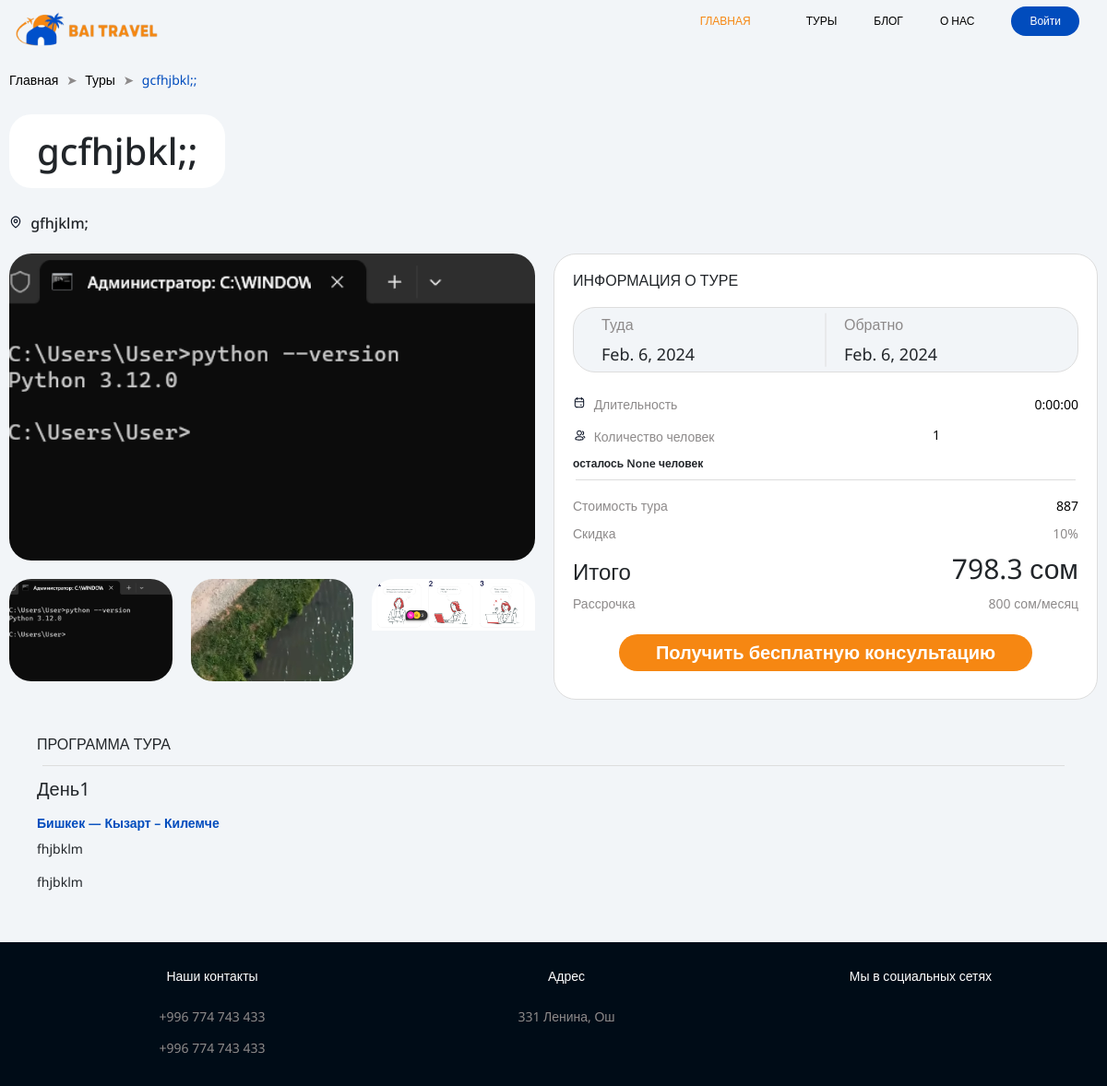
/tour_detail/1, run on an earlier commit of the app's database.
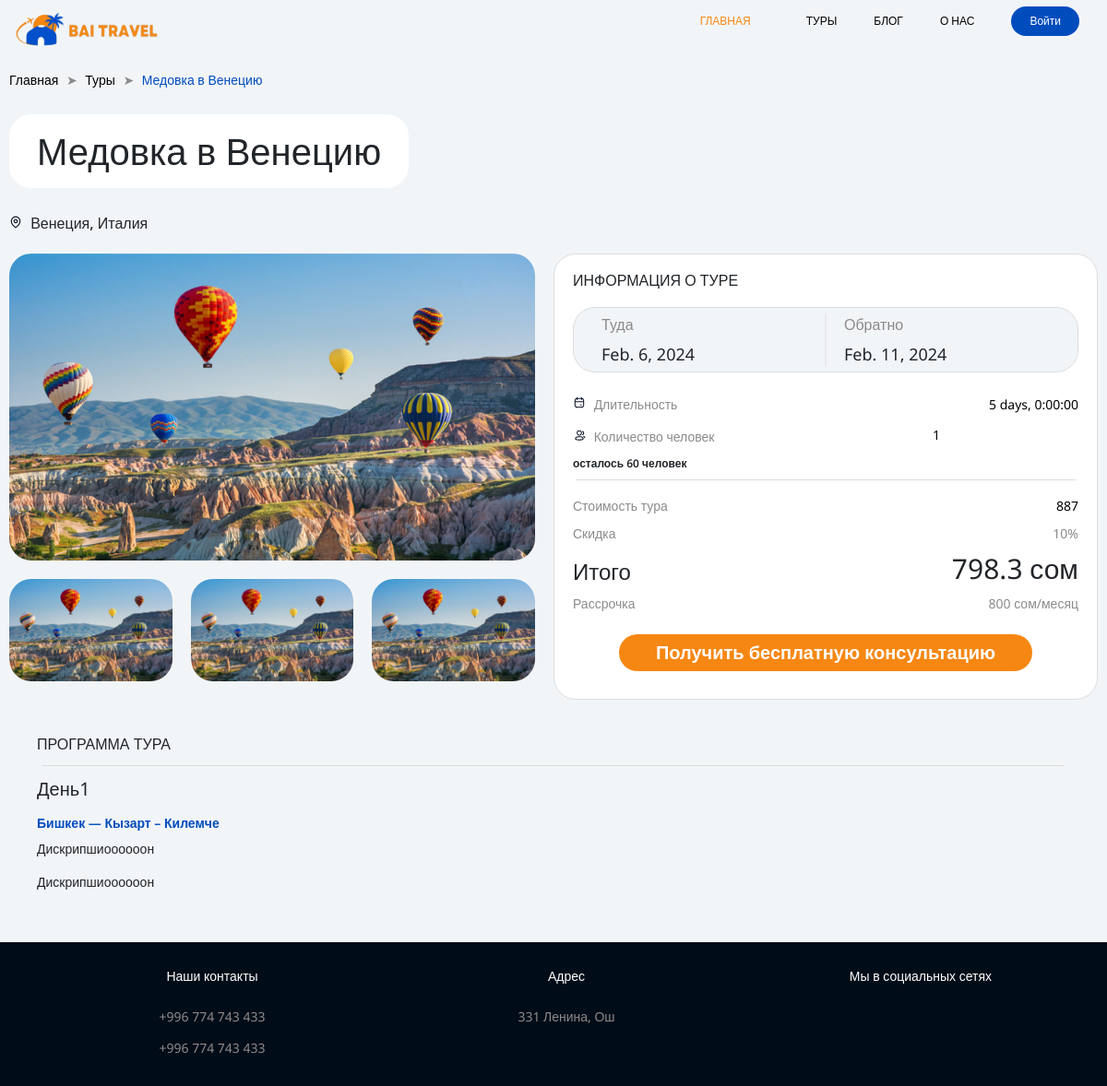
And on a later commit of the database.
### tour/models.py (models this page shows, shortened)
class Tours(models.Model):
    name = models.CharField(max_length=255)
    description = models.TextField()
    data_provedenya_start = models.DateField()
    data_provedenya_end = models.DateField()
    total_people = models.IntegerField(null=True, blank=True)
    place = models.CharField(max_length=100)
    price_of_tour = models.IntegerField()
    discount = models.IntegerField(blank=True,null=True)
    @property
    def discount_price(self):
        if self.discount:
            price = (self.price_of_tour/100)*self.discount
            return self.price_of_tour-price
        return self.price_of_tour
    @property
    def photo(self):
        return self.photos.first().photo

class PhotoTours(models.Model):
    photo = models.ImageField(upload_to='uploads/images/')
    tour = models.ForeignKey(Tours,on_delete=models.CASCADE,related_name="photos")

### tour/views.py (the view)
# urls.py: path('tour_detail/<int:id>', views.tour_detail, name='tour_detail'),
def tour_detail(request,id):
    tour = Tours.objects.get(id=id)
    duration = tour.data_provedenya_end-tour.data_provedenya_start
    context = {'tour':tour, 'duration':duration }
    return render(request,'tour/tour-detail.html', context)

### tour/templates/tour/tour-detail.html (shortened to what the changed rows need)
{% extends 'tour/base.html' %}
{%  load static %}
{% block content %}
<body id="body">
<div class="container">
<div class="tour__container">
    <div class="routs">
        <a href="{% url 'main' %}" class="routs__item">
            Главная
        </a>
        <a href="{% url 'tours' %}" class="routs__item">
            Туры
        </a>
        <a href="#" class="routs__item">
            {{tour.name}}
        </a>
    </div>
    <div id="{{tour.id}}" class="tour__name">{{ tour.name}}</div>
    <div class="tour__location">
        <span class="icon tour__icon">
        </span>
        {{tour.place}}
    </div>
    <div class="tour__body">
        <div class="tour__img-block">
            <div class="tour__main-img">
                <img src="{{ tour.photo.url}}" alt="">
            </div>
            <div class="tour__sub-imgs">
            {% for img in tour.photos.all %}
                <div class="tour__inner-img">
                    <div class="tour__sub-img">
                    <img src="{{ img.photo.url}}" alt="">
                    </div>
                </div>
            {% endfor %}
            </div>
        </div>
        <div class="tour__info-block">
            <div class="tour__info-title">Информация о туре</div>
            <div class="tour__schedule">
                <div class="tour__schedule-item">
                    <div class="tour__schedule-title">Туда</div>
                    <div class="tour__schedule-date"> {{tour.data_provedenya_start}} </div>
                </div>
                <div class="tour__schedule-item">
                    <div class="tour__schedule-title">Обратно</div>
                    <div class="tour__schedule-date">{{tour.data_provedenya_end}}</div>
                </div>
            </div>
            <div class="tour__info-item">
                <div class="tour__info-secondary-text">
                    <span class="icon tour__icon">
                    </span>
                    Длительность
                </div>
                <div class="tour__info-primary-text">
                    {{duration}}
                </div>
            </div>
            <div class="tour__info-item">
                <div class="tour__info-secondary-text">
                </div>
                <div class="tour__info-primary-text">
                </div>
            </div>
            <div class="tour__notice-text">осталось {{tour.total_people}} человек</div>
            <div class="tour__line line"></div>
            <div class="tour__info-item">
                <div class="tour__info-secondary-text">
                    Стоимость тура
                </div>
                <div class="tour__info-primary-text">
                    {{tour.price_of_tour}}
                </div>
            </div>
            <div class="tour__info-item">
                <div class="tour__info-secondary-text">
                    Скидка
                </div>
                <div class="tour__info-secondary-text">
                    {{tour.discount}}%
                </div>
            </div>
            <div class="tour__info-item">
                <div class="tour__total-text">Итого</div>
                <div class="tour__total-price">{{tour.discount_price}} сом</div>
            </div>
            <div class="tour__info-item">
                <div class="tour__info-secondary-text">
                </div>
                <div class="tour__info-secondary-text">
                </div>
            </div>
            <button id="consultation-btn" class="tour__btn">Получить бесплатную консультацию</button>
        </div>
         <div class="tour__description">
            <div class="tour__description-title">Программа тура</div>
            <div class="tour__line line"></div>
            <div class="tour__description-sub-title">День1</div>
            <div class="tour__description-sub-date">Бишкек — Кызарт – Килемче</div>
            <div class="tour__description-sub-text">
                {{tour.description}}
            </div>
            <div class="tour__description-sub-text">
                {{tour.description}}
            </div>
        </div>
    </div>
</div>
</div>
</body>
{% endblock content %}

What changed in the data, as far as the page shows it:
removed PhotoTours: photo (picture)
removed PhotoTours: photo (picture)
changed Tours: name "gcfhjbkl;;" → "Медовка в Венецию"; place "gfhjklm;" → "Венеция, Италия"; photo: a different picture; data_provedenya_end "Feb. 6, 2024" → "Feb. 11, 2024"; total_people "None" → "60"; description "fhjbklm" → "Дискрипшиоооооон"
changed PhotoTours (number 1 of 3 on the later page): photo: a different picture
added PhotoTours: photo (picture)
added PhotoTours: photo (picture)
Also different on the page:
{{ duration }}: "0:00:00" → "5 days, 0:00:00"
